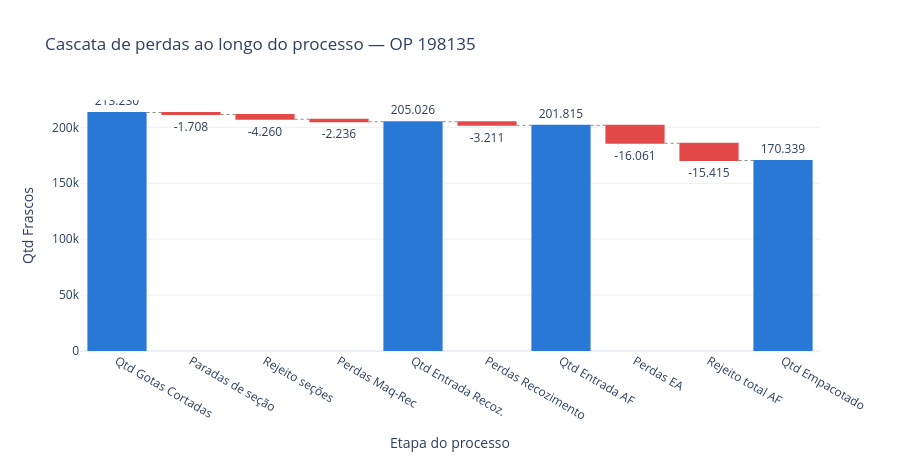
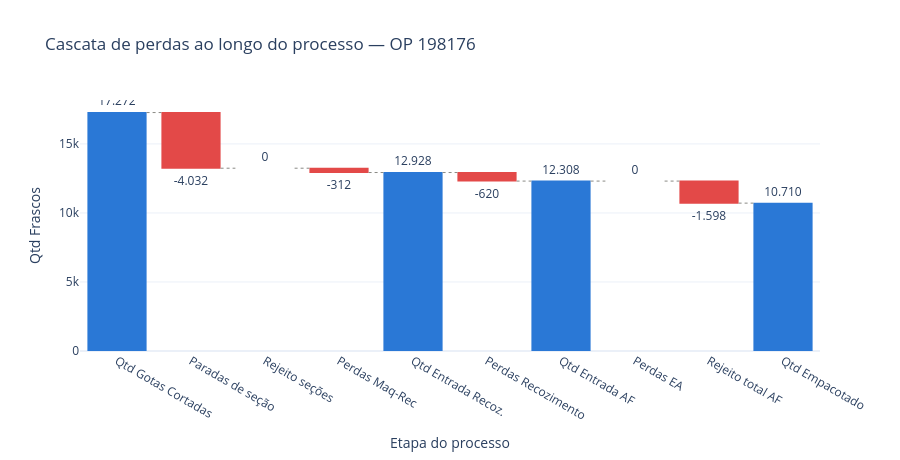
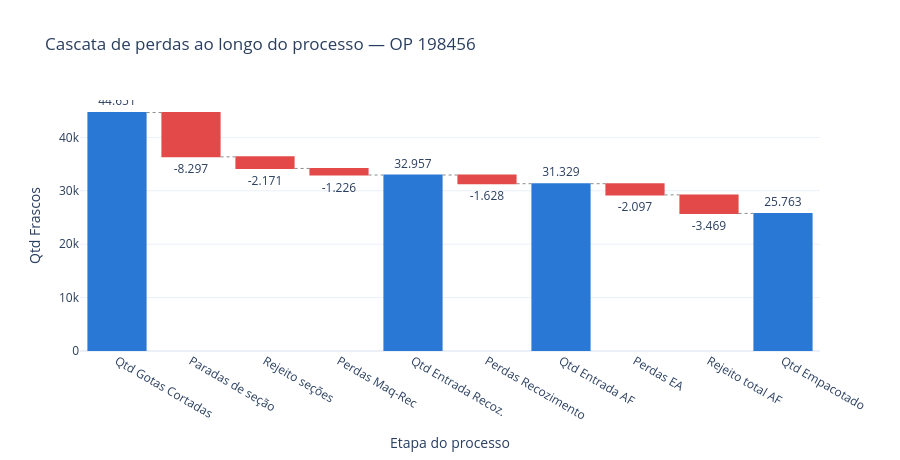
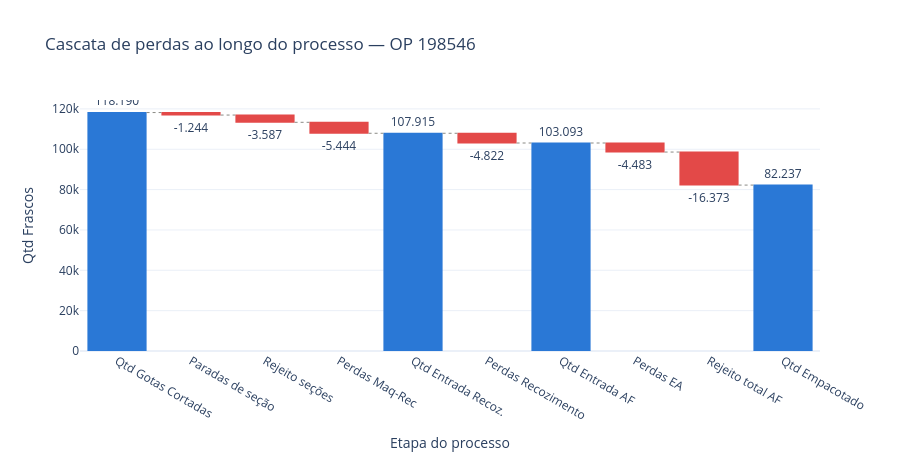

Notebook code for these charts, in order:
### Markdown cell above
## Graficos

### Code cell
# grafico 1: cascata (waterfall), um plot para cada OP do dataframe
# obs: o plotly.express nao tem waterfall, esse tipo so existe no graph_objects (go)

# cada etapa com o seu papel na cascata:
#   absolute = ponto de partida | relative = perda | total = ponto de medicao (subtotal)
# no acabamento final ha duas rejeicoes: 'Perdas EA' pela maquina automatizada
# e 'Rejeito total AF' manual, feita por pessoas
etapas_cascata = [
    ('Qtd Gotas Cortadas', 'absolute'),
    ('Paradas de seção', 'relative'),
    ('Rejeito seções', 'relative'),
    ('Perdas Maq-Rec', 'relative'),
    ('Qtd Entrada Recoz.', 'total'),
    ('Perdas Recozimento', 'relative'),
    ('Qtd Entrada AF', 'total'),
    ('Perdas EA', 'relative'),
    ('Rejeito total AF', 'relative'),
    ('Qtd Empacotado', 'total'),
]

etapas = [etapa for etapa, _ in etapas_cascata]
medidas = [medida for _, medida in etapas_cascata]

for op in qtd_op.index:
    valores = [qtd_op.loc[op, etapa] for etapa in etapas]
    rendimento = qtd_op.loc[op, 'Qtd Empacotado'] / qtd_op.loc[op, 'Qtd Gotas Cortadas'] * 100

    # OPs com ponto de medicao negativo seguem com dado corrompido na origem
    alerta = '' if (qtd_op.loc[op, zonas_medicao] >= 0).all() else '  **(dado inconsistente na origem)**'

    display(Markdown(f'### OP {op} — rendimento {rendimento:.1f}%{alerta}'))

    fig = go.Figure(go.Waterfall(
        orientation='v',
        measure=medidas,
        x=etapas,
        y=valores,
        text=[f'{valor:,.0f}'.replace(',', '.') for valor in valores],
        textposition='outside',
        connector={'line': {'color': '#8a8a85', 'dash': 'dot', 'width': 1}},
        decreasing={'marker': {'color': '#e34948'}},
        increasing={'marker': {'color': '#2a78d6'}},
        totals={'marker': {'color': '#2a78d6'}},
    ))

    fig.update_layout(
        title=f'Cascata de perdas ao longo do processo — OP {op}',
        xaxis_title='Etapa do processo',
        yaxis_title='Qtd Frascos',
        template='plotly_white',
        showlegend=False,
        height=460,
    )

    fig.show()
    print()

# o grafico seguinte usa apenas as OPs com os pontos de medicao consistentes
qtd_op_valida = qtd_op[(qtd_op[zonas_medicao] >= 0).all(axis=1)]

### Figure 1 — Plotly figure (JSON) as saved in the notebook; plotly's stock layout.template omitted (floating-point values rounded to 4 significant figures)
{"data": [{"connector": {"line": {"color": "#8a8a85", "dash": "dot", "width": 1}}, "decreasing": {"marker": {"color": "#e34948"}}, "increasing": {"marker": {"color": "#2a78d6"}}, "measure": ["absolute", "relative", "relative", "relative", "total", "relative", "total", "relative", "relative", "total"], "orientation": "v", "text": ["213.230", "-1.708", "-4.260", "-2.236", "205.026", "-3.211", "201.815", "-16.061", "-15.415", "170.339"], "textposition": "outside", "totals": {"marker": {"color": "#2a78d6"}}, "type": "waterfall", "x": ["Qtd Gotas Cortadas", "Paradas de seção", "Rejeito seções", "Perdas Maq-Rec", "Qtd Entrada Recoz.", "Perdas Recozimento", "Qtd Entrada AF", "Perdas EA", "Rejeito total AF", "Qtd Empacotado"], "y": [213230, -1708, -4260, -2236, 205026, -3211, 201815, -16061, -15415, 170339]}], "layout": {"height": 460, "showlegend": false, "title": {"text": "Cascata de perdas ao longo do processo — OP 198135"}, "xaxis": {"title": {"text": "Etapa do processo"}}, "yaxis": {"title": {"text": "Qtd Frascos"}}}}

### Figure 2 — Plotly figure (JSON) as saved in the notebook; plotly's stock layout.template omitted (floating-point values rounded to 4 significant figures)
{"data": [{"connector": {"line": {"color": "#8a8a85", "dash": "dot", "width": 1}}, "decreasing": {"marker": {"color": "#e34948"}}, "increasing": {"marker": {"color": "#2a78d6"}}, "measure": ["absolute", "relative", "relative", "relative", "total", "relative", "total", "relative", "relative", "total"], "orientation": "v", "text": ["17.272", "-4.032", "0", "-312", "12.928", "-620", "12.308", "0", "-1.598", "10.710"], "textposition": "outside", "totals": {"marker": {"color": "#2a78d6"}}, "type": "waterfall", "x": ["Qtd Gotas Cortadas", "Paradas de seção", "Rejeito seções", "Perdas Maq-Rec", "Qtd Entrada Recoz.", "Perdas Recozimento", "Qtd Entrada AF", "Perdas EA", "Rejeito total AF", "Qtd Empacotado"], "y": [17272, -4032, 0, -312, 12928, -620, 12308, 0, -1598, 10710]}], "layout": {"height": 460, "showlegend": false, "title": {"text": "Cascata de perdas ao longo do processo — OP 198176"}, "xaxis": {"title": {"text": "Etapa do processo"}}, "yaxis": {"title": {"text": "Qtd Frascos"}}}}

### Figure 3 — Plotly figure (JSON) as saved in the notebook; plotly's stock layout.template omitted (floating-point values rounded to 4 significant figures)
{"data": [{"connector": {"line": {"color": "#8a8a85", "dash": "dot", "width": 1}}, "decreasing": {"marker": {"color": "#e34948"}}, "increasing": {"marker": {"color": "#2a78d6"}}, "measure": ["absolute", "relative", "relative", "relative", "total", "relative", "total", "relative", "relative", "total"], "orientation": "v", "text": ["44.651", "-8.297", "-2.171", "-1.226", "32.957", "-1.628", "31.329", "-2.097", "-3.469", "25.763"], "textposition": "outside", "totals": {"marker": {"color": "#2a78d6"}}, "type": "waterfall", "x": ["Qtd Gotas Cortadas", "Paradas de seção", "Rejeito seções", "Perdas Maq-Rec", "Qtd Entrada Recoz.", "Perdas Recozimento", "Qtd Entrada AF", "Perdas EA", "Rejeito total AF", "Qtd Empacotado"], "y": [44651, -8297, -2171, -1226, 32957, -1628, 31329, -2097, -3469, 25763]}], "layout": {"height": 460, "showlegend": false, "title": {"text": "Cascata de perdas ao longo do processo — OP 198456"}, "xaxis": {"title": {"text": "Etapa do processo"}}, "yaxis": {"title": {"text": "Qtd Frascos"}}}}

### Figure 4 — Plotly figure (JSON) as saved in the notebook; plotly's stock layout.template omitted (floating-point values rounded to 4 significant figures)
{"data": [{"connector": {"line": {"color": "#8a8a85", "dash": "dot", "width": 1}}, "decreasing": {"marker": {"color": "#e34948"}}, "increasing": {"marker": {"color": "#2a78d6"}}, "measure": ["absolute", "relative", "relative", "relative", "total", "relative", "total", "relative", "relative", "total"], "orientation": "v", "text": ["118.190", "-1.244", "-3.587", "-5.444", "107.915", "-4.822", "103.093", "-4.483", "-16.373", "82.237"], "textposition": "outside", "totals": {"marker": {"color": "#2a78d6"}}, "type": "waterfall", "x": ["Qtd Gotas Cortadas", "Paradas de seção", "Rejeito seções", "Perdas Maq-Rec", "Qtd Entrada Recoz.", "Perdas Recozimento", "Qtd Entrada AF", "Perdas EA", "Rejeito total AF", "Qtd Empacotado"], "y": [118190, -1244, -3587, -5444, 107915, -4822, 103093, -4483, -16373, 82237]}], "layout": {"height": 460, "showlegend": false, "title": {"text": "Cascata de perdas ao longo do processo — OP 198546"}, "xaxis": {"title": {"text": "Etapa do processo"}}, "yaxis": {"title": {"text": "Qtd Frascos"}}}}
